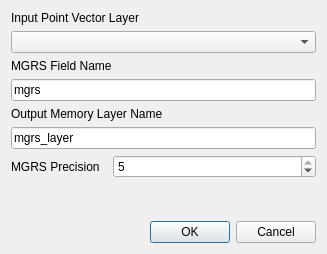
<?xml version="1.0" encoding="UTF-8"?>
<ui version="4.0">
 <class>Dialog</class>
 <widget class="QDialog" name="Dialog">
  <property name="geometry">
   <rect>
    <x>0</x>
    <y>0</y>
    <width>327</width>
    <height>254</height>
   </rect>
  </property>
  <property name="windowTitle">
   <string>To MGRS</string>
  </property>
  <property name="modal">
   <bool>true</bool>
  </property>
  <layout class="QVBoxLayout" name="verticalLayout">
   <item>
    <widget class="QLabel" name="label">
     <property name="text">
      <string>Input Point Vector Layer</string>
     </property>
    </widget>
   </item>
   <item>
    <widget class="QgsMapLayerComboBox" name="mapLayerComboBox"/>
   </item>
   <item>
    <widget class="QLabel" name="label_2">
     <property name="text">
      <string>MGRS Field Name</string>
     </property>
    </widget>
   </item>
   <item>
    <widget class="QLineEdit" name="fieldLineEdit">
     <property name="text">
      <string>mgrs</string>
     </property>
    </widget>
   </item>
   <item>
    <widget class="QLabel" name="label_3">
     <property name="text">
      <string>Output Memory Layer Name</string>
     </property>
    </widget>
   </item>
   <item>
    <widget class="QLineEdit" name="layerLineEdit">
     <property name="text">
      <string>mgrs_layer</string>
     </property>
    </widget>
   </item>
   <item>
    <layout class="QFormLayout" name="formLayout">
     <item row="0" column="0">
      <widget class="QLabel" name="label_4">
       <property name="text">
        <string>MGRS Precision  </string>
       </property>
      </widget>
     </item>
     <item row="0" column="1">
      <widget class="QSpinBox" name="precisionSpinBox">
       <property name="minimum">
        <number>1</number>
       </property>
       <property name="maximum">
        <number>5</number>
       </property>
       <property name="value">
        <number>5</number>
       </property>
      </widget>
     </item>
    </layout>
   </item>
   <item>
    <spacer name="verticalSpacer">
     <property name="orientation">
      <enum>Qt::Vertical</enum>
     </property>
     <property name="sizeHint" stdset="0">
      <size>
       <width>20</width>
       <height>40</height>
      </size>
     </property>
    </spacer>
   </item>
   <item>
    <widget class="QDialogButtonBox" name="buttonBox">
     <property name="orientation">
      <enum>Qt::Horizontal</enum>
     </property>
     <property name="standardButtons">
      <set>QDialogButtonBox::Cancel|QDialogButtonBox::Ok</set>
     </property>
    </widget>
   </item>
  </layout>
 </widget>
 <customwidgets>
  <customwidget>
   <class>QgsMapLayerComboBox</class>
   <extends>QComboBox</extends>
   <header>qgis.gui</header>
  </customwidget>
 </customwidgets>
 <resources/>
 <connections>
  <connection>
   <sender>buttonBox</sender>
   <signal>accepted()</signal>
   <receiver>Dialog</receiver>
   <slot>accept()</slot>
   <hints>
    <hint type="sourcelabel">
     <x>248</x>
     <y>254</y>
    </hint>
    <hint type="destinationlabel">
     <x>157</x>
     <y>274</y>
    </hint>
   </hints>
  </connection>
  <connection>
   <sender>buttonBox</sender>
   <signal>rejected()</signal>
   <receiver>Dialog</receiver>
   <slot>reject()</slot>
   <hints>
    <hint type="sourcelabel">
     <x>316</x>
     <y>260</y>
    </hint>
    <hint type="destinationlabel">
     <x>286</x>
     <y>274</y>
    </hint>
   </hints>
  </connection>
 </connections>
</ui>
